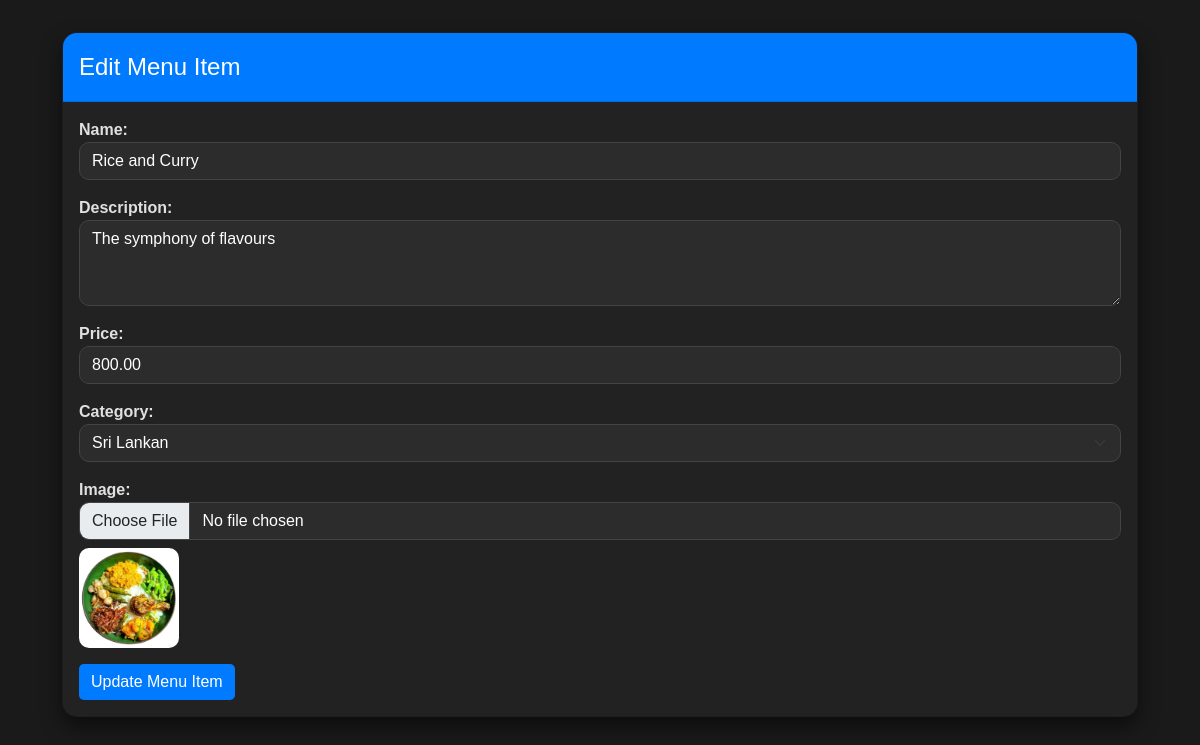
Page /processes/edit_menu_item_form.php?id=1 (signed in) on the committed database.
### tables this page shows
CREATE TABLE `menu_items` (
  `id` int(11) NOT NULL,
  `name` varchar(100) DEFAULT NULL,
  `description` text DEFAULT NULL,
  `price` decimal(10,2) DEFAULT NULL,
  `image` varchar(255) DEFAULT NULL,
  `created_at` timestamp NOT NULL DEFAULT current_timestamp(),
  `category_id` int(11) NOT NULL
);

CREATE TABLE `categories` (
  `id` int(11) NOT NULL,
  `name` varchar(50) NOT NULL
);

### processes/edit_menu_item_form.php (the view, shortened to what this page needs)
<?php
include '../config.php';
if (isset($_GET['id'])) {
    $id = intval($_GET['id']);
    $sql = "SELECT * FROM menu_items WHERE id = ?";
    $stmt = $conn->prepare($sql);
    if ($stmt) {
        $stmt->bind_param("i", $id);
        $stmt->execute();
        $result = $stmt->get_result();
        $item = $result->fetch_assoc();
        $categoryQuery = "SELECT id, name FROM categories";
        $categoryResult = $conn->query($categoryQuery);
        if ($item): ?>
            <!DOCTYPE html>
            <html lang="en">
            <head>
                <link rel="stylesheet" href="https://stackpath.bootstrapcdn.com/bootstrap/5.1.3/css/bootstrap.min.css">
                <link rel="stylesheet" href="https://cdnjs.cloudflare.com/ajax/libs/font-awesome/6.0.0/css/all.min.css">
                <link rel="stylesheet" href="https://cdnjs.cloudflare.com/ajax/libs/animate.css/4.1.1/animate.min.css"/>
                <link rel="stylesheet" href="https://cdnjs.cloudflare.com/ajax/libs/hover.css/2.3.1/css/hover-min.css">
            </head>
            <body>
            <div class="container animate__animated animate__fadeIn">
                <div class="card animate__animated animate__fadeInUp">
                    <div class="card-header">
                        Edit Menu Item
                    </div>
                    <div class="card-body">
                        <form id="editMenuForm" enctype="multipart/form-data">
                            <div class="form-group mb-3">
                                <label for="name">Name:</label>
                                <input type="text" class="form-control" id="name" name="name" value="<?= htmlspecialchars($item['name']); ?>" required>
                            </div>
                            <div class="form-group mb-3">
                                <label for="description">Description:</label>
                                <textarea class="form-control" id="description" name="description" rows="3" required><?= htmlspecialchars($item['description']); ?></textarea>
                            </div>
                            <div class="form-group mb-3">
                                <label for="price">Price:</label>
                                <input type="number" step="0.01" class="form-control" id="price" name="price" value="<?= htmlspecialchars($item['price']); ?>" required>
                            </div>
                            <div class="form-group mb-3">
                                <label for="category">Category:</label>
                                <select class="form-select" id="category" name="category_id" required>
                                    <?php while ($category = $categoryResult->fetch_assoc()): ?>
                                        <option value="<?= htmlspecialchars($category['id']); ?>"
                                            <?= $item['category_id'] == $category['id'] ? 'selected' : ''; ?>>
                                            <?= htmlspecialchars($category['name']); ?>
                                        </option>
                                    <?php endwhile; ?>
                                </select>
                            </div>
                            <div class="form-group mb-3">
                                <label for="image">Image:</label>
                                <input type="file" class="form-control" id="image" name="image" accept="image/*">
                                <?php if (!empty($item['image'])): ?>
                                    <img src="<?= htmlspecialchars($item['image']); ?>" alt="Menu Item Image" width="100" class="mt-2">
                                <?php endif; ?>
                            </div>
                            <button type="submit" class="btn btn-primary">Update Menu Item</button>
                        </form>
                    </div>
                </div>
            </div>
            </body>
            </html>
        <?php endif;
    }
}
?>

### processes/edit_menu_item_form.php (style rules this page uses)
body { font-family: 'Poppins', sans-serif; background-color: #1a1a1a; color: #e0e0e0; }
.container { padding: 2rem; }
.form-control, .form-select { border-radius: 10px; transition: 0.3s ease-in-out; background-color: #2c2c2c; color: #fff; border: 1px solid #444; }
.card { border-radius: 15px; overflow: hidden; box-shadow: 0px 10px 20px rgba(0, 0, 0, 0.5); background-color: #222; }
.card-header { background-color: #007bff; color: #fff; font-size: 1.5rem; padding: 1rem; }
.btn-primary, .btn-warning, .btn-danger { border-radius: 5px; transition: all 0.3s ease-in-out; }
.btn-primary { background-color: #007bff; border: none; }
.form-group label { font-weight: 600; }
.form-group img { border-radius: 10px; }
.animate__animated { animation-duration: 0.8s; }

### rows in the picture
menu_items: name "Rice and Curry", description "The symphony of flavours", price "800.00", category_id "Sri Lankan", image (picture)
